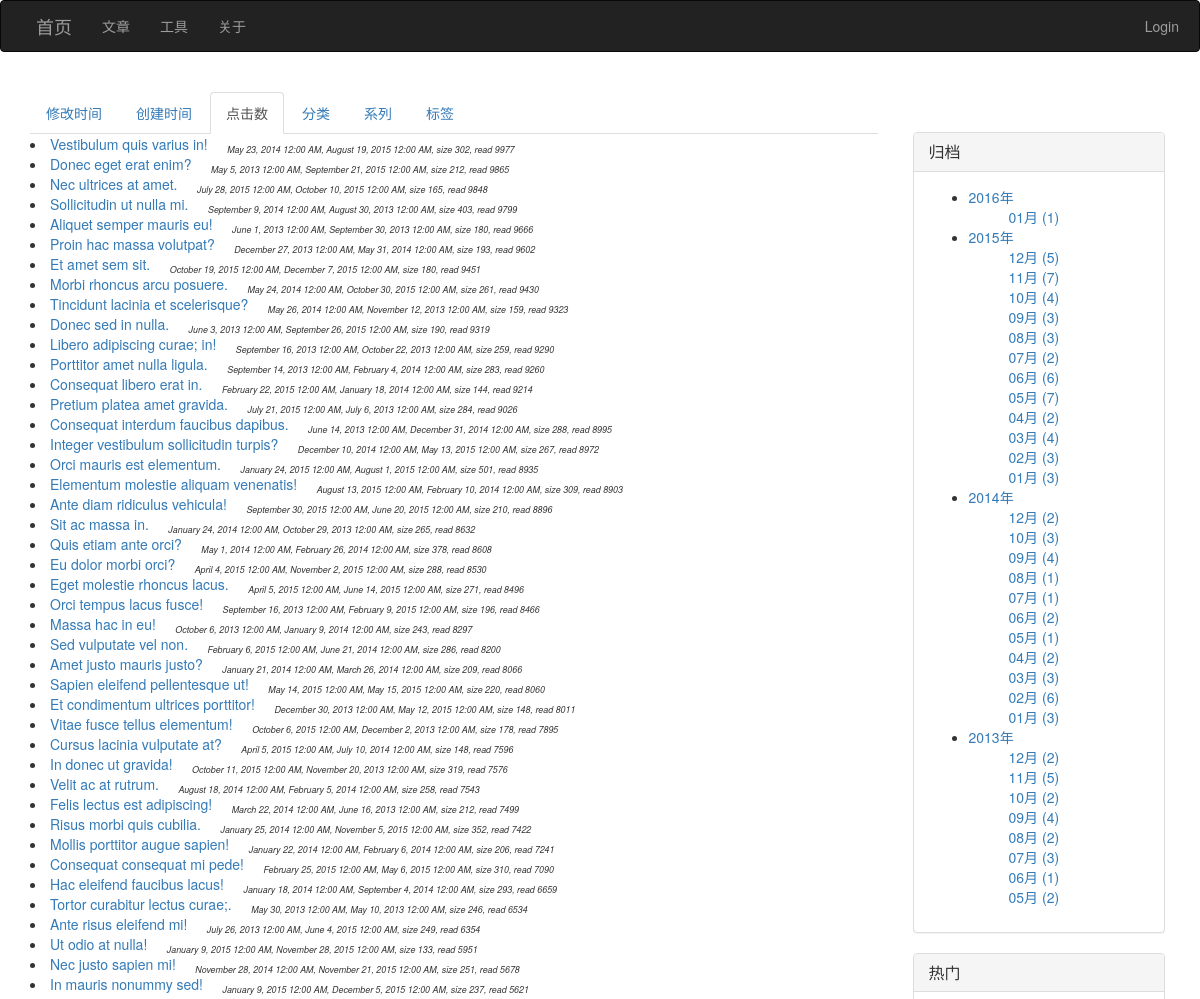
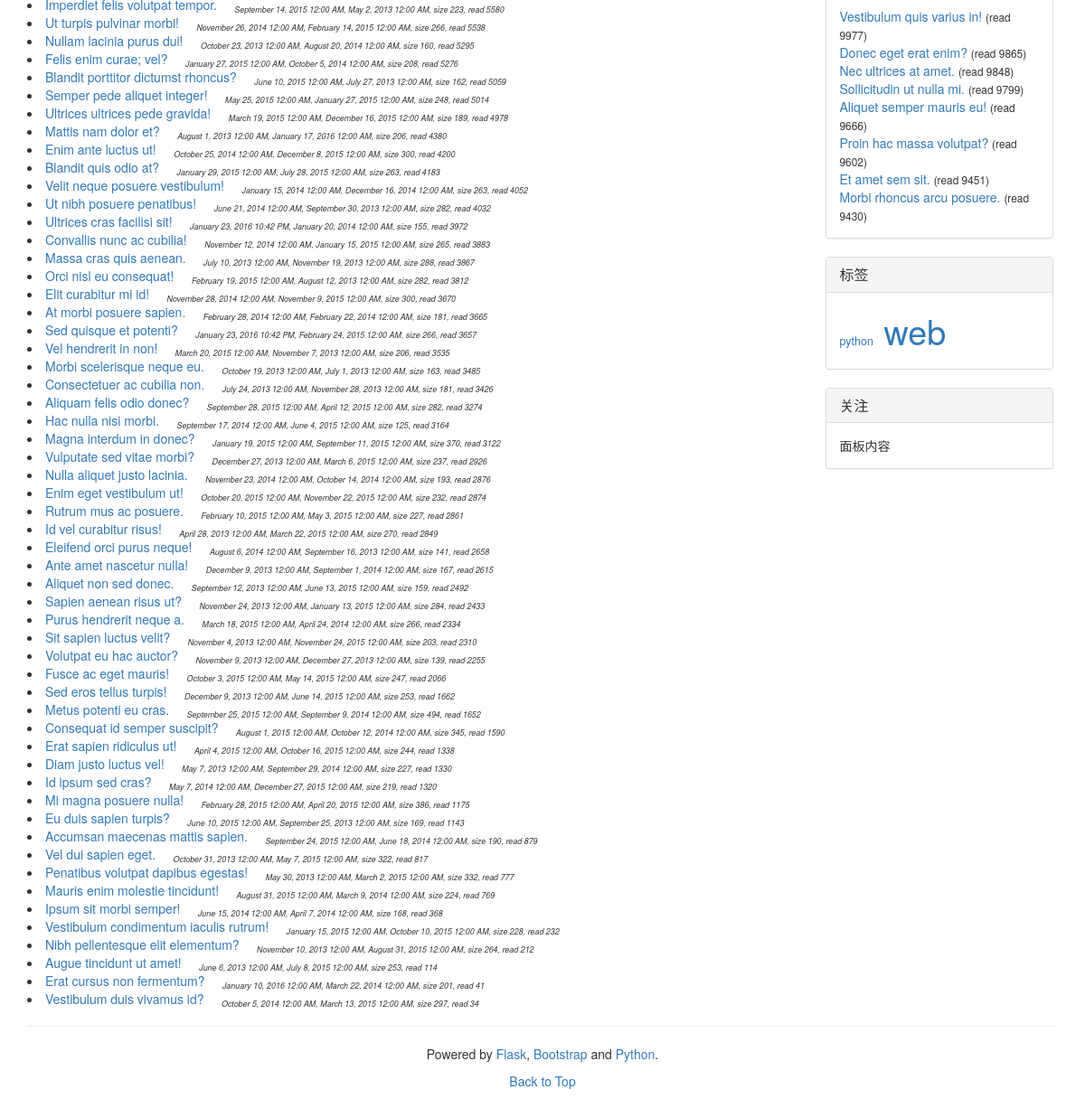
The page /articles?by=read_count on the database as committed earlier (2 pictures, top to bottom).
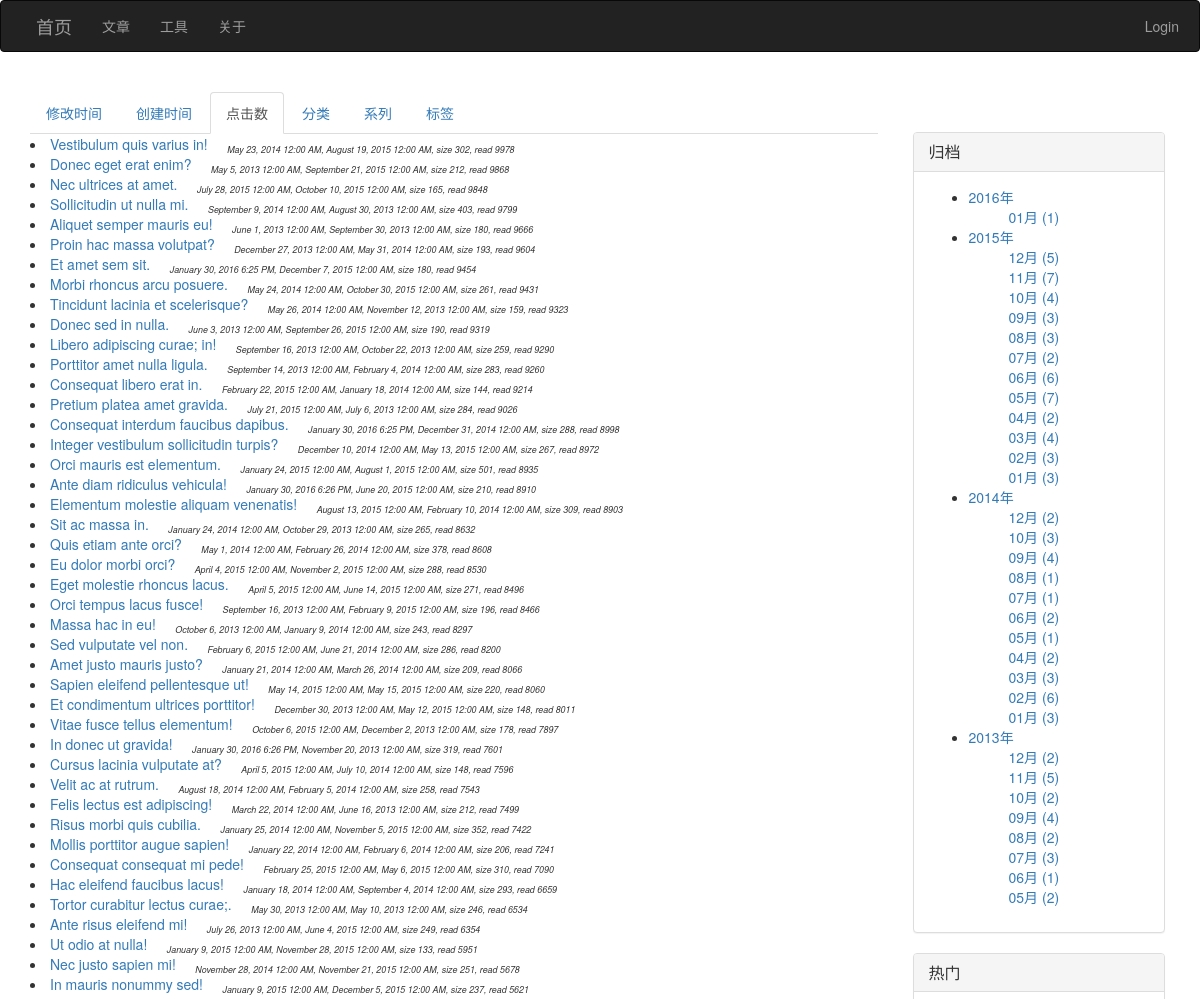
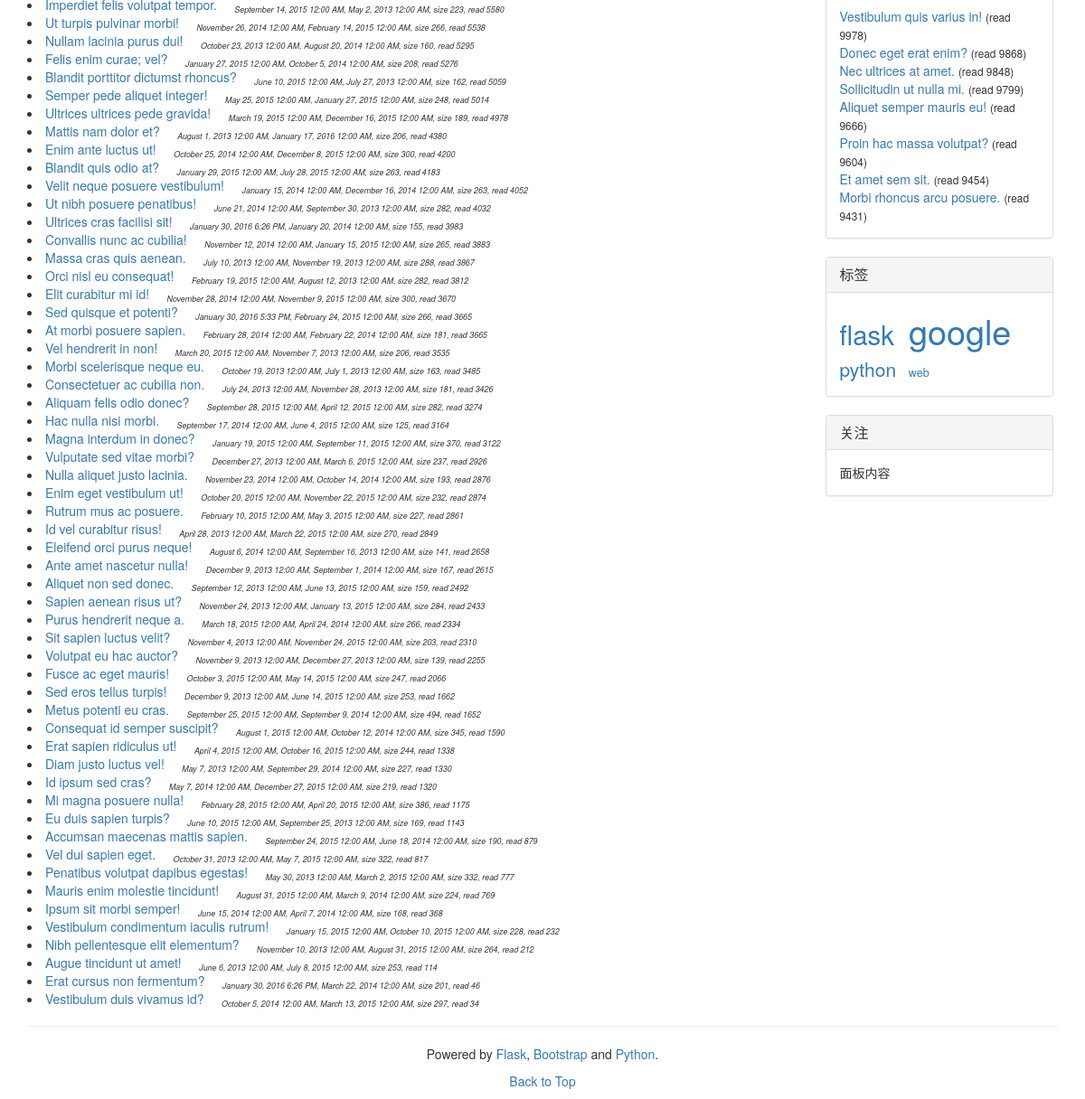
The same page on the database as committed later (2 pictures, top to bottom).
### main.py (models this page shows, shortened)
class Article(db.Model):
    __tablename__ = 'articles'
    id = db.Column(db.Integer, primary_key=True)
    title = db.Column(db.Unicode(128), unique=True, index=True, nullable=False)
    content = db.Column(db.UnicodeText)
    content_size = db.Column(db.Integer)
    time_created = db.Column(db.DateTime, index=True, default=datetime.now())
    time_modified = db.Column(db.DateTime, index=True, default=datetime.now())
    read_count = db.Column(db.Integer)
    private = db.Column(db.Boolean) # non-public, or hidden
    category_id = db.Column(db.Integer, db.ForeignKey('categories.id'))
    series_id = db.Column(db.Integer, db.ForeignKey('series.id'), nullable=True) # could be null
    tags = db.Column(db.Unicode(256), index=True, nullable=True) # space separated tag worlds

### main.py (the view, shortened to what this page needs)
@app.route('/articles')
def articles():
    if session.get('articles_orders') is None:
        session['articles_orders'] = {
                'time_modified': 0,
                'time_created': 0,
                'read_count': 0,
                'content_size': 0,
                'category': 0,
                'series': 0,
                'tag': 0
            }
    articles = empty_metas = tags_cache = None
    by = request.args.get('by') or 'time_modified'   # make 'time_modified' default
    if by == 'time_modified':
        articles = Article.query.order_by(Article.time_modified.desc()).all()
    elif by == 'time_created':
        articles = Article.query.order_by(Article.time_created.desc()).all()
    elif by == 'read_count':
        articles = Article.query.order_by(Article.read_count).all()
        articles.reverse()
    elif by == 'content_size':
        articles = Article.query.order_by(Article.content_size).all()
    elif by == 'tag':
        tags_cache = update_tags_cache(reverse=session['articles_orders'][by])
    else:
        return page_not_found(Exception("Invalid list condition"))
    if by != 'tag' and session['articles_orders'][by]:
            articles.reverse()
    session['articles_orders'][by] = 1 - session['articles_orders'][by]
    return render_template('articles.html', articles=articles, by=by,
                            empty_metas=empty_metas, tags_cache=tags_cache)

### main.py (called while the page is built)
def update_tags_cache(articles=None, reverse=False):
    tags = {}
    if not articles:
        articles = Article.query.order_by(Article.title).all()
    for article in articles:
        if not article.tags:
            continue
        for tag in article.tags.split():
            tags.setdefault(tag, set())
            tags[tag].add(article)
    return sorted(tags.items(), reverse=reverse) # _list_ of item: ('tag', {1, 2, 4})

### templates/articles.html (shortened to what this page needs)
{% extends 'base.html' %}
{% block page_content %}
<div>
    <ul class="nav nav-tabs">
        <li{% if by == 'time_modified' %} class="active"{% endif %}>
            <a href="{{ url_for('articles', by="time_modified") }}">修改时间</a>
        </li>
        <li{% if by == 'time_created' %} class="active"{% endif %}>
            <a href="{{ url_for('articles', by="time_created") }}">创建时间</a>
        </li>
        <li{% if by == 'read_count' %} class="active"{% endif %}>
            <a href="{{ url_for('articles', by="read_count") }}">点击数</a>
        </li>
        <li{% if by == 'category' %} class="active"{% endif %}>
            <a href="{{ url_for('articles', by="category") }}">分类</a>
        </li>
        <li{% if by == 'series' %} class="active"{% endif %}>
            <a href="{{ url_for('articles', by="series") }}">系列</a>
        </li>
        <li{% if by == 'tag' %} class="active"{% endif %}>
            <a href="{{ url_for('articles', by="tag") }}">标签</a>
        </li>
    </ul>
</div>
<div>
{% if by != 'tag' %}
{% set prev = None %}
{% for article in articles %}
                <li>
                    <a href="{{ url_for('article', id=article.id) }}">{{ article.title }}</a>&nbsp;&nbsp;&nbsp;&nbsp;
                    <sub><small><cite>
                        {{ moment(article.time_modified).format('LLL') }},
                        {{ moment(article.time_created).format('LLL') }},
                        size {{ article.content_size }},
                        read {{ article.read_count }}
                    </cite></small></sub>
                </li>
{% endfor %}
{% endif %}
</div>
{% endblock %}

### templates/base.html (shortened to what this page needs)
{% extends 'bootstrap/base.html' %}
{% import '_macros.html' as macros %}
{% block head %}
{{ super() }}
{% endblock %}
{% block navbar %}
<div class="navbar navbar-inverse" role="navigation" style="padding:0 20px">
	<div class="navbar-header">
		<a class="navbar-brand" href="{{ url_for('index') }}">首页</a>
	</div>
	<div>
		<ul class="nav navbar-nav">
			{% if current_user.is_authenticated() %}
            <li class="dropdown">
                <a href="{{ url_for('articles') }}" class="dropdown-toggle" data-toggle="dropdown">文章<b class="caret"></b></a>
                <ul class="dropdown-menu">
                   <li><a href="{{ url_for('articles') }}">所有文章</a></li>
                   <li><a href="{{ url_for('edit', opid='new') }}">写文章</a></li>
                </ul>
            </li>
			{% else %}
            <li><a href="{{ url_for('articles') }}">文章</a></li>
			{% endif %}
			<li><a href="{{ url_for('tools') }}">工具</a></li>
			<li><a href="{{ url_for('about') }}">关于</a></li>
		</ul>
		<ul class="nav navbar-nav navbar-right">
			{% if current_user.is_authenticated() %}
				<li ><a href="{{ url_for('logout') }}">Logout</a></li>
			{% else %}
				<li ><a href="{{ url_for('login') }}">Login</a></li>
			{% endif %}
		</ul>
	</div>
</div>
{% endblock %}
{% block content %}
<div class="container">
    <div class="row">
        <div class="col-sm-9 blog-main">
        {% block page_content %}
        {% endblock %}
        </div>
        <div class="col-sm-3 blog-sidebar" style="padding: 40px 20px">
        {% block page_sidebar %}
            {{ macros.widget_archive(sidebar_data['archive'], 'articles') }}
            {{ macros.widget_popular(sidebar_data['popular'], 'article') }}
            {{ macros.widget_tags(sidebar_data['tags'], 'articles') }}
            <div class="panel panel-default">
                <div class="panel-heading">
                    <h3 class="panel-title">
                        关注
                    </h3>
                </div>
                <div class="panel-body">
                    面板内容
                </div>
            </div>
        {% endblock %}
        </div>
    </div>
    <footer class="blog-footer">
        <hr>
        <p class="text-center">
            Powered by <a href="http://flask.pocoo.org">Flask</a>,
            <a href="http://getbootstrap.com">Bootstrap</a> and <a href="http://python.org">Python</a>.
        </p>
        <p class="text-center">
            <a href="#">Back to Top</a>
        </p>
    </footer>
</div>
{% endblock %}

### templates/_macros.html (shortened to what this page needs)
{% macro widget_archive(data, endpoint) %}
<div class="panel panel-default">
    <div class="panel-heading">
        <h3 class="panel-title">归档</h3>
    </div>
    <div class="panel-body">
        <ul>
            {% for year, months in data.items() %}
            <li>
                <a href='#'>{{ year }}年</a>
                {% for month, num in months.items() %}
                <ul>
                    <li style="list-style-type: none">
                        <a href="{{ url_for(endpoint, by='time_created') }}#{{ year }}-{{ month }}">
                            {{ "%02d"|format(month) }}月 ({{ num }})
                        </a>
                    </li>
                </ul>
                {% endfor %}
            </li>
            {% endfor %}
        </ul>
    </div>
</div>
{% endmacro %}
{% macro widget_popular(data, endpoint) %}
<div class="panel panel-default">
    <div class="panel-heading">
        <h3 class="panel-title">热门</h3>
    </div>
    <div class="panel-body">
        {% for article in data %}
        <a href="{{ url_for(endpoint, id=article.id) }}">{{ article.title }}</a> <small>(read {{ article.read_count }})</small><br>
        {% endfor %}
    </div>
</div>
{% endmacro %}
{% macro widget_tags(data, endpoint) %}
    {% set num_min, num_max = data[0] %}
    {% set font_min, font_max = (90, 270) %}
    {% if num_min == num_max or num_min == -1 %}
    {%      set size_ratio = 0 %}
    {% else %}
    {%      set size_delta = ((font_max - font_min) // (num_max - num_min)) %}
    {% endif %}
<div class="panel panel-default">
    <div class="panel-heading">
        <h3 class="panel-title">标签</h3>
    </div>
    <div class="panel-body">
        {% for tag_data in data[1:] %}
        <a href="{{ url_for(endpoint, by='tag') }}#{{ tag_data[0] }}">
            <span style="font-size:{{ (tag_data[1] - num_min) * size_delta + font_min }}%">{{ tag_data[0] }}<span>
        </a>&nbsp;
        {% endfor %}
    </div>
</div>
{% endmacro %}

Rows that differ between the two databases and show on the page:
changed Article "Vestibulum quis varius in!": read_count "9977" → "9978"
changed Article "Donec eget erat enim?": read_count "9865" → "9868"
changed Article "Proin hac massa volutpat?": read_count "9602" → "9604"
now on one of the page's lists (row edited): Article: tags "flask"
changed Article "Et amet sem sit.": time_modified "October 19, 2015 12:00 AM" → "January 30, 2016 6:25 PM"; read_count "9451" → "9454"
changed Article "Morbi rhoncus arcu posuere.": read_count "9430" → "9431"
changed Article "Consequat interdum faucibus dapibus.": time_modified "June 14, 2013 12:00 AM" → "January 30, 2016 6:25 PM"; read_count "8995" → "8998"
now on one of the page's lists (row edited): Article: tags "google"
changed Article "Ante diam ridiculus vehicula!": time_modified "September 30, 2015 12:00 AM" → "January 30, 2016 6:26 PM"; read_count "8896" → "8910"; moves up the list
changed Article "Vitae fusce tellus elementum!": read_count "7895" → "7897"
changed Article "In donec ut gravida!": time_modified "October 11, 2015 12:00 AM" → "January 30, 2016 6:26 PM"; read_count "7576" → "7601"; moves up the list
changed Article "Ultrices cras facilisi sit!": time_modified "January 23, 2016 10:42 PM" → "January 30, 2016 6:26 PM"; read_count "3972" → "3983"
changed Article "Sed quisque et potenti?": time_modified "January 23, 2016 10:42 PM" → "January 30, 2016 5:33 PM"; read_count "3657" → "3665"; moves up the list
changed Article "Erat cursus non fermentum?": time_modified "January 10, 2016 12:00 AM" → "January 30, 2016 6:26 PM"; read_count "41" → "46"
